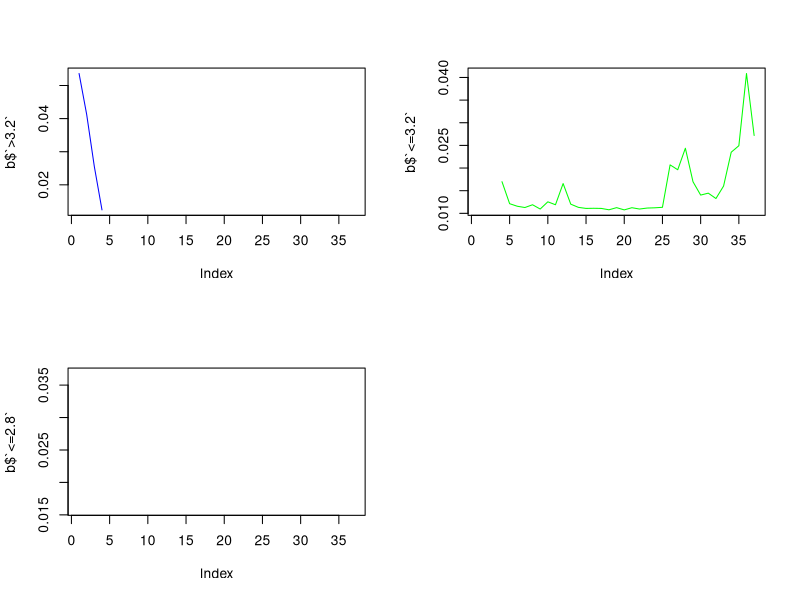
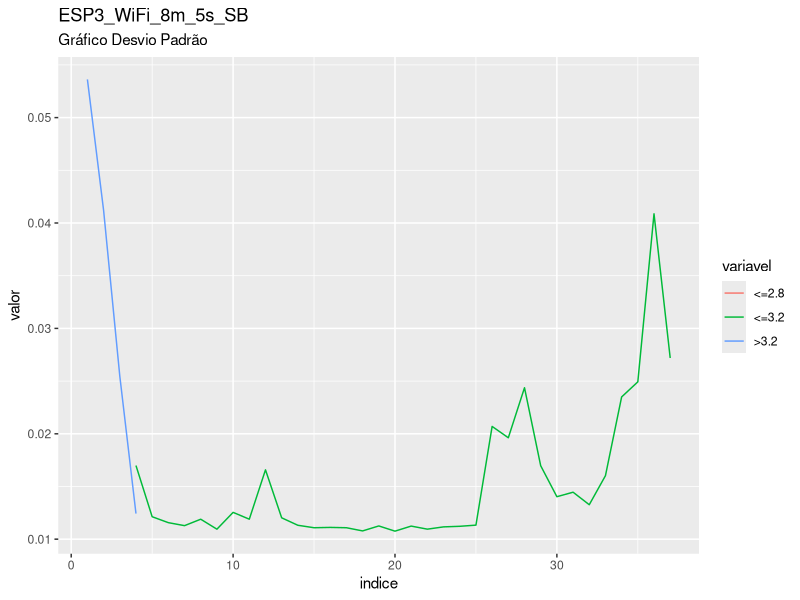
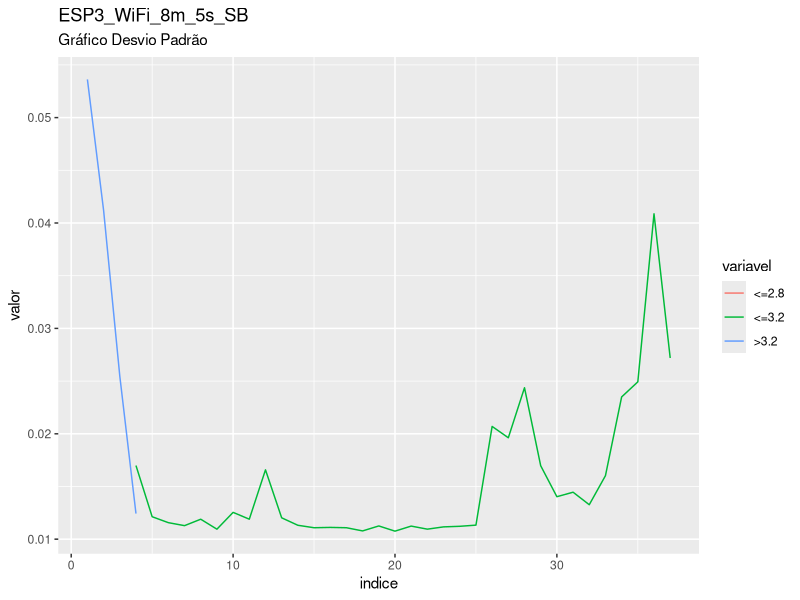

The R script that drew these images, in order:
library(readxl)
plan_ESP3_WiFi_8m_5s_SB <- read_excel("ESP3 WiFi 8m 5s SB.xlsx")
View(plan_ESP3_WiFi_8m_5s_SB)

valor<-plan_ESP3_WiFi_8m_5s_SB$Column9
posicoes<-c(1:length(valor))

corte_1<-min(posicoes[which(valor==3.2)])
corte_2<-min(posicoes[which(valor==2.8)])

valor[which(posicoes==corte_1)]
valor[which(posicoes==corte_2)]

a<- rep(1,corte_1)
b<- rep(2,corte_2-corte_1)
c<- rep(3,length(valor)-corte_2)

plan_ESP3_WiFi_8m_5s_SB$nivel<-c(a,b,c)


###########################################################

require(lubridate)
plan_ESP3_WiFi_8m_5s_SB$t<-(plan_ESP3_WiFi_8m_5s_SB$Column1)
plan_ESP3_WiFi_8m_5s_SB$t0<-min((plan_ESP3_WiFi_8m_5s_SB$Column1))
plan_ESP3_WiFi_8m_5s_SB$survt<-(plan_ESP3_WiFi_8m_5s_SB$t-plan_ESP3_WiFi_8m_5s_SB$t0)
segundos<-round(as.numeric(diff(plan_ESP3_WiFi_8m_5s_SB$survt,1)))
plan_ESP3_WiFi_8m_5s_SB$segundos<-c(0,segundos)
plan_ESP3_WiFi_8m_5s_SB$segundos<- ifelse(plan_ESP3_WiFi_8m_5s_SB$segundos<0,5,plan_ESP3_WiFi_8m_5s_SB$segundos)
plan_ESP3_WiFi_8m_5s_SB$segundos_acum<-cumsum(plan_ESP3_WiFi_8m_5s_SB$segundos)
plan_ESP3_WiFi_8m_5s_SB$minutos_acum<-round(cumsum(plan_ESP3_WiFi_8m_5s_SB$segundos)/60)
plan_ESP3_WiFi_8m_5s_SB$minuto = cut(as.numeric(plan_ESP3_WiFi_8m_5s_SB$minutos_acum), c(0,5, 10,15, 20,25, 30,35, 40,45,50,55,60,65,70,75,80,85,90,95,100,105,110,115,120,125,130,135,140,145,150,155,160,165,170,175,180,Inf), right=FALSE)


tapply(plan_ESP3_WiFi_8m_5s_SB$Column9,plan_ESP3_WiFi_8m_5s_SB$nivel,sd)
tapply(plan_ESP3_WiFi_8m_5s_SB$Column9,plan_ESP3_WiFi_8m_5s_SB$minuto,sd)

a<-tapply(plan_ESP3_WiFi_8m_5s_SB$Column9,list(plan_ESP3_WiFi_8m_5s_SB$minuto, plan_ESP3_WiFi_8m_5s_SB$nivel),sd)
b<-data.frame(a)
names(b)<-c(">3.2","<=3.2","<=2.8")

# exportando saida para csv
write.csv(a,file="saida_dp_ESP3_WiFi_8m_5s_SB.csv")

#grafico

par(mfrow = c(2, 2))
plot(b$`>3.2`,col="blue",type="l")
plot(b$`<=3.2`,col="green",type="l")
plot(b$`<=2.8`,col="red",type="l")

b$indice<-c(1:nrow(b))

library(tidyr)
library(ggplot2)

dados_long <- b %>% gather(variavel, valor, -indice)

ggplot(data = dados_long, aes(x = indice, y = valor, group = variavel)) +
  geom_line(aes(colour = variavel)) +
labs(title = "ESP3_WiFi_8m_5s_SB", subtitle = "Gráfico Desvio Padrão")

ggsave("Grafico_DP_ESP3_WiFi_8m_5s_SB.png")

